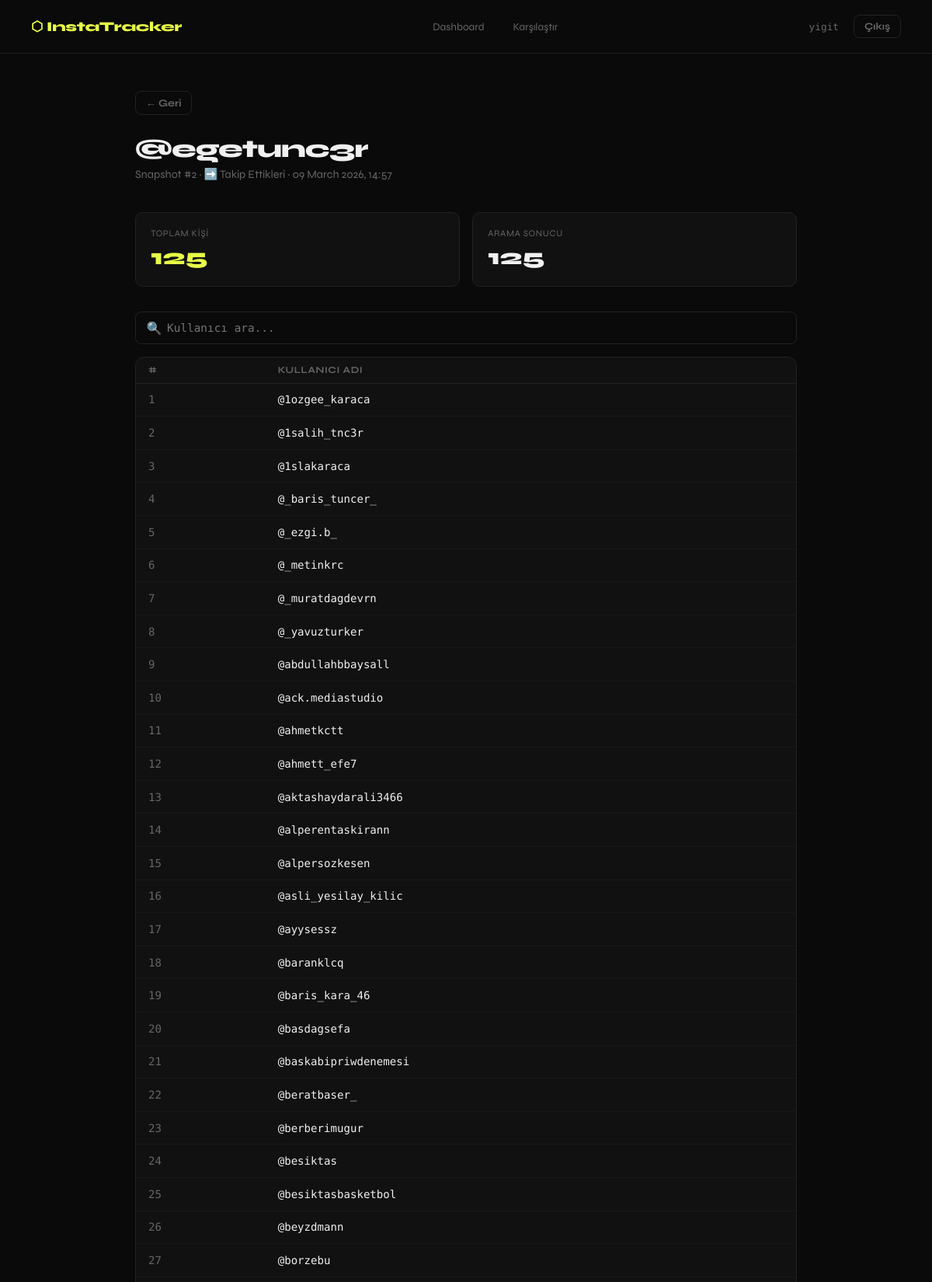
Page /snapshot/2 (signed in, upper part) on the committed database.
### models.py (models this page shows, shortened)
class User(UserMixin, db.Model):
    __tablename__ = "users"
    id = db.Column(db.Integer, primary_key=True)
    username = db.Column(db.String(80), unique=True, nullable=False)
    email = db.Column(db.String(120), unique=True, nullable=False)
    password_hash = db.Column(db.String(256), nullable=False)
    created_at = db.Column(db.DateTime, default=now_tr)
    snapshots = db.relationship("Snapshot", backref="owner", lazy=True, cascade="all, delete-orphan")

class Snapshot(db.Model):
    __tablename__ = "snapshots"
    id = db.Column(db.Integer, primary_key=True)
    user_id = db.Column(db.Integer, db.ForeignKey("users.id"), nullable=False)
    target_instagram = db.Column(db.String(100), nullable=False)
    scrape_type = db.Column(db.String(20), nullable=False, default="following")
    taken_at = db.Column(db.DateTime, default=now_tr)
    followers = db.relationship("Follower", backref="snapshot", lazy=True, cascade="all, delete-orphan")

class Follower(db.Model):
    __tablename__ = "followers"
    id = db.Column(db.Integer, primary_key=True)
    snapshot_id = db.Column(db.Integer, db.ForeignKey("snapshots.id"), nullable=False)
    instagram_username = db.Column(db.String(100), nullable=False)

### app.py (the view)
@app.route("/snapshot/<int:snapshot_id>")
@login_required
def snapshot_detail(snapshot_id):
    snapshot = Snapshot.query.filter_by(id=snapshot_id, user_id=current_user.id).first_or_404()
    return render_template("snapshot.html", snapshot=snapshot)

### app.py (called while the page is built)
@login_manager.user_loader
def load_user(user_id):
    return User.query.get(int(user_id))

### templates/snapshot.html (shortened to what this page needs)
{% extends "base.html" %}
{% block content %}
<div class="flex" style="margin-bottom:1.5rem;">
    <a href="{{ url_for('dashboard') }}" class="btn btn-ghost" style="padding:0.4rem 0.8rem;font-size:0.82rem;">← Geri</a>
</div>
<h1>@{{ snapshot.target_instagram }}</h1>
<p class="subtitle">
    Snapshot #{{ snapshot.id }} ·
    {% if snapshot.scrape_type == 'followers' %}⬅️ Takipçiler{% else %}➡️ Takip Ettikleri{% endif %} ·
    {{ snapshot.taken_at.strftime('%d %B %Y, %H:%M') }}
</p>
<div class="stats">
    <div class="stat-box">
        <div class="stat-label">Toplam Kişi</div>
        <div class="stat-value yellow">{{ snapshot.followers|length }}</div>
    </div>
    <div class="stat-box">
        <div class="stat-label">Arama Sonucu</div>
        <div class="stat-value" id="filteredCount">{{ snapshot.followers|length }}</div>
    </div>
</div>
<div style="margin-bottom:1rem;position:relative;">
    <input
        type="text"
        id="searchInput"
        placeholder="Kullanıcı ara..."
        style="padding-left:2.5rem;"
        oninput="filterTable(this.value)"
        autofocus
    >
    <span style="position:absolute;left:0.9rem;top:50%;transform:translateY(-50%);color:var(--muted);pointer-events:none;">🔍</span>
</div>
<div class="card" style="padding:0">
    <div class="table-wrap">
        <table id="userTable">
            <thead>
                <tr><th>#</th><th>Kullanıcı Adı</th></tr>
            </thead>
            <tbody id="tableBody">
                {% for f in snapshot.followers %}
                <tr data-username="{{ f.instagram_username }}">
                    <td class="text-muted seq">{{ loop.index }}</td>
                    <td class="mono">
                        <a href="https://instagram.com/{{ f.instagram_username }}" target="_blank"
                           style="color:var(--text);text-decoration:none;">
                            @{{ f.instagram_username }}
                        </a>
                    </td>
                </tr>
                {% endfor %}
            </tbody>
        </table>
    </div>
</div>
{% endblock %}

### templates/base.html (shortened to what this page needs)
<!DOCTYPE html>
<html lang="tr">
<head>
</head>
<body>
{% if current_user.is_authenticated %}
<nav>
    <a class="nav-logo" href="{{ url_for('dashboard') }}">⬡ InstaTracker</a>
    <div class="nav-links">
        <a href="{{ url_for('dashboard') }}" {% if request.endpoint == 'dashboard' %}class="active"{% endif %}>Dashboard</a>
        <a href="{{ url_for('compare') }}" {% if request.endpoint == 'compare' %}class="active"{% endif %}>Karşılaştır</a>
    </div>
    <div class="flex" style="gap:1.2rem">
        <span class="nav-user">{{ current_user.username }}</span>
        <a href="{{ url_for('auth_logout') }}" class="btn btn-ghost" style="padding:0.35rem 0.8rem;font-size:0.8rem;">Çıkış</a>
    </div>
</nav>
{% endif %}
<main>
    {% block content %}{% endblock %}
</main>
</body>
</html>

### templates/base.html (style rules this page uses)
*, *::before, *::after { box-sizing: border-box; margin: 0; padding: 0; }
:root { --bg: #0a0a0a; --surface: #111111; --border: #222222; --accent: #e8ff47; --accent-dim: #b8cc30; --text: #f0f0f0; --muted: #666; --danger: #ff4d4d; --success: #47ff8a; }
body { background: var(--bg); color: var(--text); font-family: 'Syne', sans-serif; min-height: 100vh; }
nav { display: flex; align-items: center; justify-content: space-between; padding: 1.2rem 2.5rem; border-bottom: 1px solid var(--border); position: sticky; top: 0; background: var(--bg); z-index: 100; }
.nav-logo { font-size: 1.1rem; font-weight: 800; letter-spacing: -0.02em; color: var(--accent); text-decoration: none; }
.nav-links { display: flex; gap: 0.5rem; align-items: center; }
.nav-links a { color: var(--muted); text-decoration: none; font-size: 0.85rem; padding: 0.4rem 0.9rem; border-radius: 6px; transition: color 0.2s, background 0.2s; }
.nav-user { font-size: 0.8rem; color: var(--muted); font-family: 'DM Mono', monospace; }
main { max-width: 900px; margin: 0 auto; padding: 3rem 1.5rem; }
h1 { font-size: 2rem; font-weight: 800; letter-spacing: -0.03em; margin-bottom: 0.3rem; }
.subtitle { color: var(--muted); font-size: 0.9rem; margin-bottom: 2.5rem; }
.card { background: var(--surface); border: 1px solid var(--border); border-radius: 12px; padding: 1.8rem; margin-bottom: 1.2rem; }
input[type="text"], input[type="email"], input[type="password"], select { width: 100%; background: var(--bg); border: 1px solid var(--border); color: var(--text); padding: 0.75rem 1rem; border-radius: 8px; font-family: 'DM Mono', monospace; font-size: 0.9rem; transition: border-color 0.2s; outline: none; }
.btn { display: inline-flex; align-items: center; gap: 0.5rem; padding: 0.75rem 1.5rem; border-radius: 8px; font-family: 'Syne', sans-serif; font-weight: 700; font-size: 0.9rem; cursor: pointer; border: none; text-decoration: none; transition: opacity 0.2s, transform 0.1s; }
.btn-ghost { background: transparent; color: var(--muted); border: 1px solid var(--border); }
.table-wrap { overflow-x: auto; }
table { width: 100%; border-collapse: collapse; font-size: 0.88rem; }
th { text-align: left; padding: 0.6rem 1rem; color: var(--muted); font-size: 0.75rem; text-transform: uppercase; letter-spacing: 0.05em; border-bottom: 1px solid var(--border); }
td { padding: 0.8rem 1rem; border-bottom: 1px solid #181818; font-family: 'DM Mono', monospace; }
.stats { display: grid; grid-template-columns: repeat(auto-fit, minmax(140px, 1fr)); gap: 1rem; margin-bottom: 2rem; }
.stat-box { background: var(--surface); border: 1px solid var(--border); border-radius: 10px; padding: 1.2rem; }
.stat-label { font-size: 0.72rem; color: var(--muted); text-transform: uppercase; letter-spacing: 0.06em; margin-bottom: 0.4rem; }
.stat-value { font-size: 1.8rem; font-weight: 800; }
.stat-value.yellow { color: var(--accent); }
.mono { font-family: 'DM Mono', monospace; }
.text-muted { color: var(--muted); }
.flex { display: flex; align-items: center; gap: 1rem; }

### rows in the picture
User: username "yigit"
Snapshot: target_instagram "egetunc3r", id "2", taken_at "09 March 2026, 14:57"
Follower: instagram_username "1ozgee_karaca"
Follower: instagram_username "1salih_tnc3r"
Follower: instagram_username "1slakaraca"
Follower: instagram_username "_baris_tuncer_"
Follower: instagram_username "_ezgi.b_"
Follower: instagram_username "_metinkrc"
Follower: instagram_username "_muratdagdevrn"
Follower: instagram_username "_yavuzturker"
Follower: instagram_username "abdullahbbaysall"
Follower: instagram_username "ack.mediastudio"
Follower: instagram_username "ahmetkctt"
Follower: instagram_username "ahmett_efe7"
Follower: instagram_username "aktashaydarali3466"
Follower: instagram_username "alperentaskirann"
Follower: instagram_username "alpersozkesen"
Follower: instagram_username "asli_yesilay_kilic"
Follower: instagram_username "ayysessz"
Follower: instagram_username "baranklcq"
Follower: instagram_username "baris_kara_46"
Follower: instagram_username "basdagsefa"
Follower: instagram_username "baskabipriwdenemesi"
Follower: instagram_username "beratbaser_"
Follower: instagram_username "berberimugur"
Follower: instagram_username "besiktas"
Follower: instagram_username "besiktasbasketbol"
Follower: instagram_username "beyzdmann"
Follower: instagram_username "borzebu"

### other values in the picture
{{ snapshot.followers|length }} "125"
